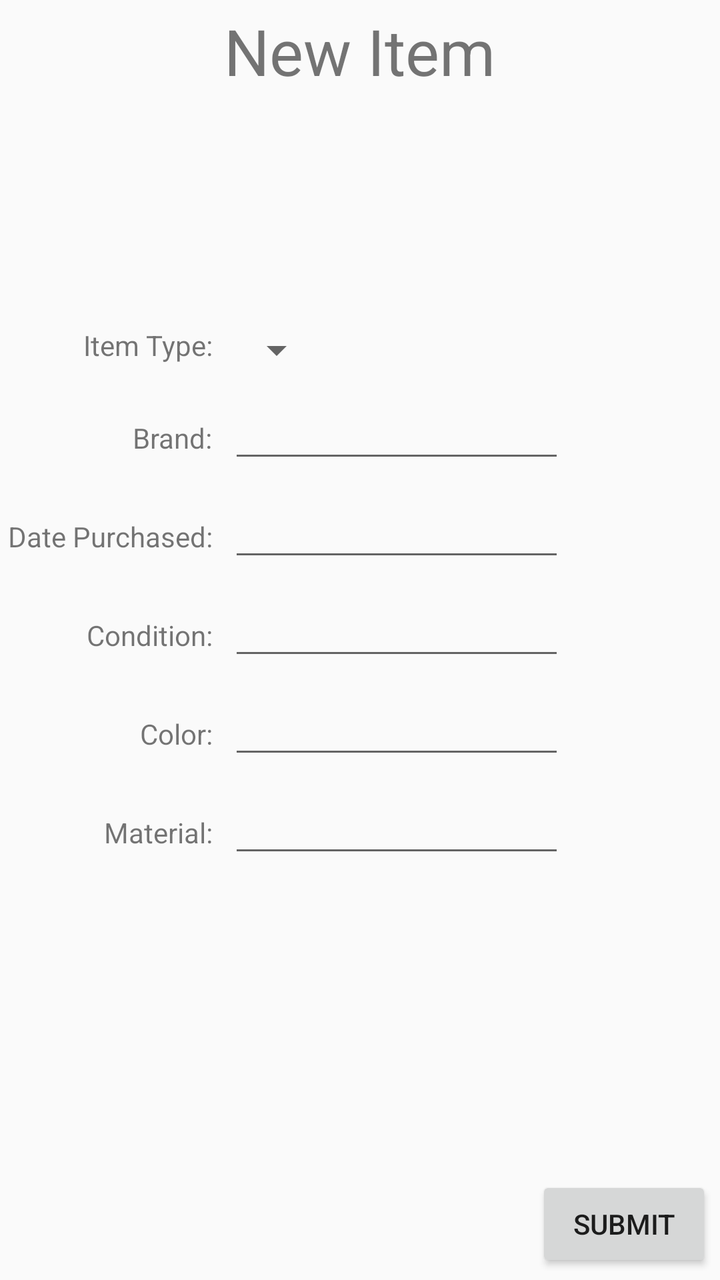
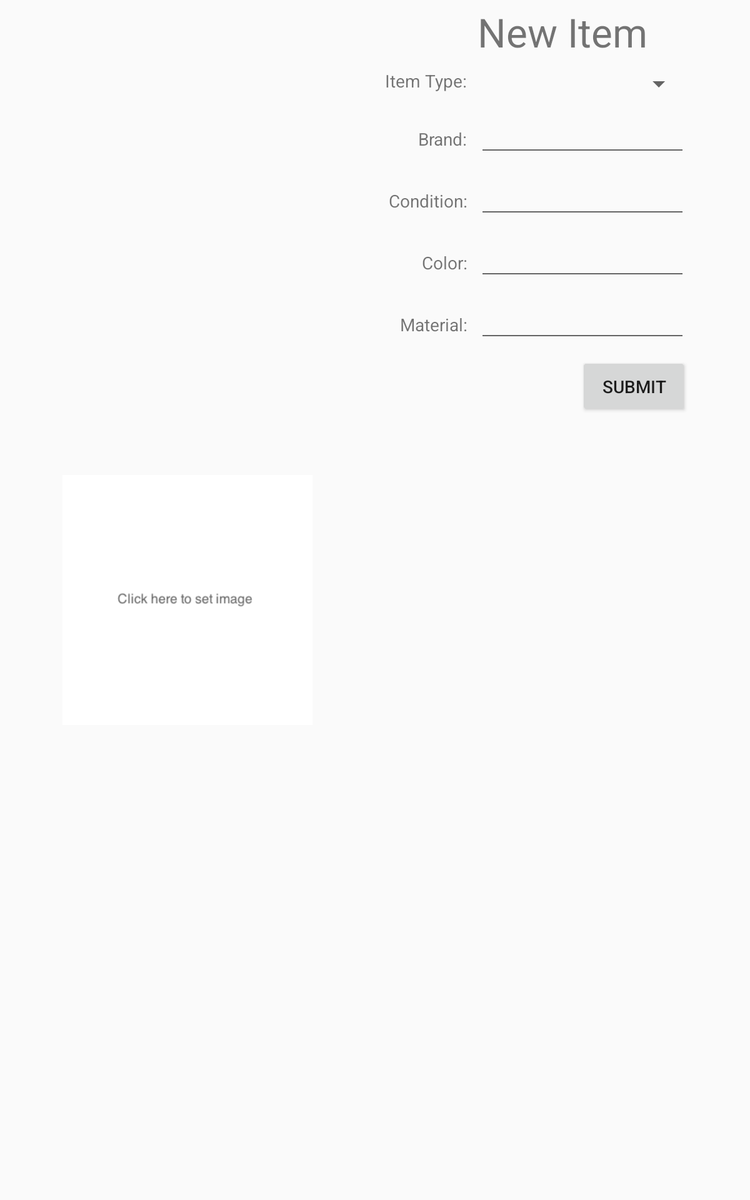

Compare how this app lays out the same screen by default and in its alternative resource folder. The renders come first, then the two layout files and the values they reference.
<!-- AndroidManifest.xml: application theme AppTheme -->
<!-- res/layout/fragment_new_item.xml -->
<?xml version="1.0" encoding="utf-8"?>
<GridLayout
    xmlns:android="http://schemas.android.com/apk/res/android"

    android:layout_width="match_parent"
    android:layout_height="match_parent"

    android:useDefaultMargins="true"
    android:alignmentMode="alignBounds"
    android:columnOrderPreserved="false"

    android:columnCount="5"
    >

    <TextView
        android:text="New Item"
        android:textSize="32dip"
        android:id="@+id/frame_title_view"
        android:layout_columnSpan="5"
        android:layout_gravity="center_horizontal"
        android:layout_row="0"
        android:layout_column="0" />


    <ImageView
        android:layout_width="wrap_content"
        android:layout_height="wrap_content"
        android:id="@+id/imageView"
        android:layout_row="1"
        android:layout_column="1"
        android:visibility="visible"
        android:minHeight="100dp"
        android:minWidth="100dp"/>

    <TextView
        android:text="Item Type:"

        android:layout_gravity="right"
        android:layout_row="2"
        android:layout_column="0" />

    <Spinner
        android:layout_width="wrap_content"
        android:layout_height="wrap_content"
        android:id="@+id/item_type_spinner"
        android:layout_row="2"
        android:layout_column="1" />

    <TextView
        android:text="Brand:"

        android:layout_column="0"
        android:layout_gravity="right"
        android:layout_row="3" />

    <EditText
        android:ems="8"
        android:layout_row="3"
        android:layout_column="1" />

    <TextView
        android:text="Date Purchased:"

        android:layout_column="0"
        android:layout_gravity="right"
        android:layout_row="4" />

    <EditText
        android:ems="8"
        android:layout_row="4"
        android:layout_column="1" />

    <TextView
        android:text="Condition:"

        android:layout_column="0"
        android:layout_gravity="right"
        android:layout_row="5" />

    <EditText
        android:ems="8"
        android:layout_row="5"
        android:layout_column="1" />

    <TextView
        android:text="Color:"

        android:layout_column="0"
        android:layout_gravity="right"
        android:layout_row="6" />

    <EditText
        android:ems="8"
        android:layout_row="6"
        android:layout_column="1" />

    <TextView
        android:text="Material:"

        android:layout_column="0"
        android:layout_gravity="right"
        android:layout_row="7" />

    <EditText
        android:ems="8"
        android:layout_row="7"
        android:layout_column="1" />

    <Button
        android:text="Submit"
        android:layout_row="9"
        android:layout_column="4"
        android:id="@+id/submit"
        />
</GridLayout>
<!-- resources referenced by this layout -->
<resources>
  <style name="AppTheme" parent="@style/Theme.AppCompat.Light.DarkActionBar">
          <item name="colorPrimary">@color/ootd_blue</item>
          <item name="colorPrimaryDark">@color/ootd_dark_blue</item>
      </style>
</resources>
<!-- res/layout-sw600dp/fragment_new_item.xml (the author's variant of the layout above) -->
<!-- drawn on a 7-inch tablet held upright -->
<LinearLayout xmlns:android="http://schemas.android.com/apk/res/android"
    xmlns:tools="http://schemas.android.com/tools"
    android:layout_width="match_parent"
    android:layout_height="match_parent"
    android:baselineAligned="false"
    android:divider="?android:attr/dividerHorizontal"
    android:orientation="horizontal"
    tools:context="com.vickysy.ootd.ui.MainActivity">

    

    <FrameLayout
        android:layout_width="0dp"
        android:layout_height="match_parent"
        android:layout_weight="50">

        <ImageView
            android:layout_width="@dimen/new_item_image_width"
            android:layout_height="@dimen/new_item_image_height"
            android:id="@+id/imageView"
            android:layout_centerHorizontal="true"
            android:visibility="visible"
            android:adjustViewBounds="true"
            android:scaleType="fitXY"
            android:layout_gravity="center_vertical|center_horizontal"
            android:background="@drawable/click_here"/>
    </FrameLayout>


    <FrameLayout
        android:layout_width="0dp"
        android:layout_height="match_parent"
        android:layout_weight="50">
        <ScrollView xmlns:android="http://schemas.android.com/apk/res/android"
            android:id="@+id/ScrollView01"
            android:layout_width="fill_parent"
            android:layout_height="fill_parent" >
            <GridLayout
                xmlns:android="http://schemas.android.com/apk/res/android"

                android:layout_width="match_parent"
                android:layout_height="match_parent"

                android:useDefaultMargins="true"
                android:alignmentMode="alignBounds"
                android:columnOrderPreserved="false"

                android:columnCount="4">

                <TextView
                    android:text="New Item"
                    android:textSize="32dip"
                    android:id="@+id/frame_title_view"
                    android:layout_columnSpan="4"
                    android:layout_gravity="center_horizontal"
                    android:layout_row="0"
                    android:layout_column="0" />

                <Space
                    android:layout_width="@dimen/space_width"
                    android:layout_row="2"
                    android:layout_column="0" />

                <TextView
                    android:text="Item Type:"

                    android:layout_gravity="right"
                    android:layout_row="2"
                    android:layout_column="1" />

                <Spinner
                    android:layout_width="169dp"
                    android:layout_height="wrap_content"
                    android:id="@+id/item_type_spinner"
                    android:layout_row="2"
                    android:layout_column="2" />

                <Space
                    android:layout_width="@dimen/space_width"
                    android:layout_row="3"
                    android:layout_column="0" />

                <TextView
                    android:text="Brand:"
                    android:layout_column="1"
                    android:layout_gravity="right"
                    android:layout_row="3" />

                <EditText
                    android:ems="8"
                    android:id="@+id/brand_text"
                    android:layout_row="3"
                    android:layout_column="2" />

                <Space
                    android:layout_width="@dimen/space_width"
                    android:layout_row="4"
                    android:layout_column="0" />

                <TextView
                    android:text="Condition:"
                    android:layout_column="1"
                    android:layout_gravity="right"
                    android:layout_row="4" />

                <EditText
                    android:id="@+id/condition_text"
                    android:ems="8"
                    android:layout_row="4"
                    android:layout_column="2" />

                <Space
                    android:layout_width="@dimen/space_width"
                    android:layout_row="5"
                    android:layout_column="0" />

                <TextView
                    android:text="Color:"
                    android:layout_column="1"
                    android:layout_gravity="right"
                    android:layout_row="5" />

                <EditText
                    android:id="@+id/color_text"
                    android:ems="8"
                    android:layout_row="5"
                    android:layout_column="2" />

                <Space
                    android:layout_width="@dimen/space_width"
                    android:layout_row="6"
                    android:layout_column="0" />

                <TextView
                    android:text="Material:"
                    android:layout_column="1"
                    android:layout_gravity="right"
                    android:layout_row="6" />

                <EditText
                    android:id="@+id/material_text"
                    android:ems="8"
                    android:layout_row="6"
                    android:layout_column="2" />

                <Button
                    android:text="Submit"
                    android:layout_row="9"
                    android:layout_column="2"
                    android:layout_gravity="right"
                    android:id="@+id/submit"
                    />
            </GridLayout>
        </ScrollView>
    </FrameLayout>

</LinearLayout>
<!-- resources referenced by the variant -->
<!-- as a 7-inch tablet held upright resolves them -->
<resources>
  <dimen name="new_item_image_height">200dp</dimen>
  <dimen name="new_item_image_width">200dp</dimen>
  <dimen name="space_width">20dp</dimen>
  <!-- drawable click_here: png bitmap (drawable-mdpi, 6320 bytes) -->
  <style name="AppTheme" parent="@style/Theme.AppCompat.Light.DarkActionBar">
          <item name="colorPrimary">@color/ootd_blue</item>
          <item name="colorPrimaryDark">@color/ootd_dark_blue</item>
      </style>
</resources>
